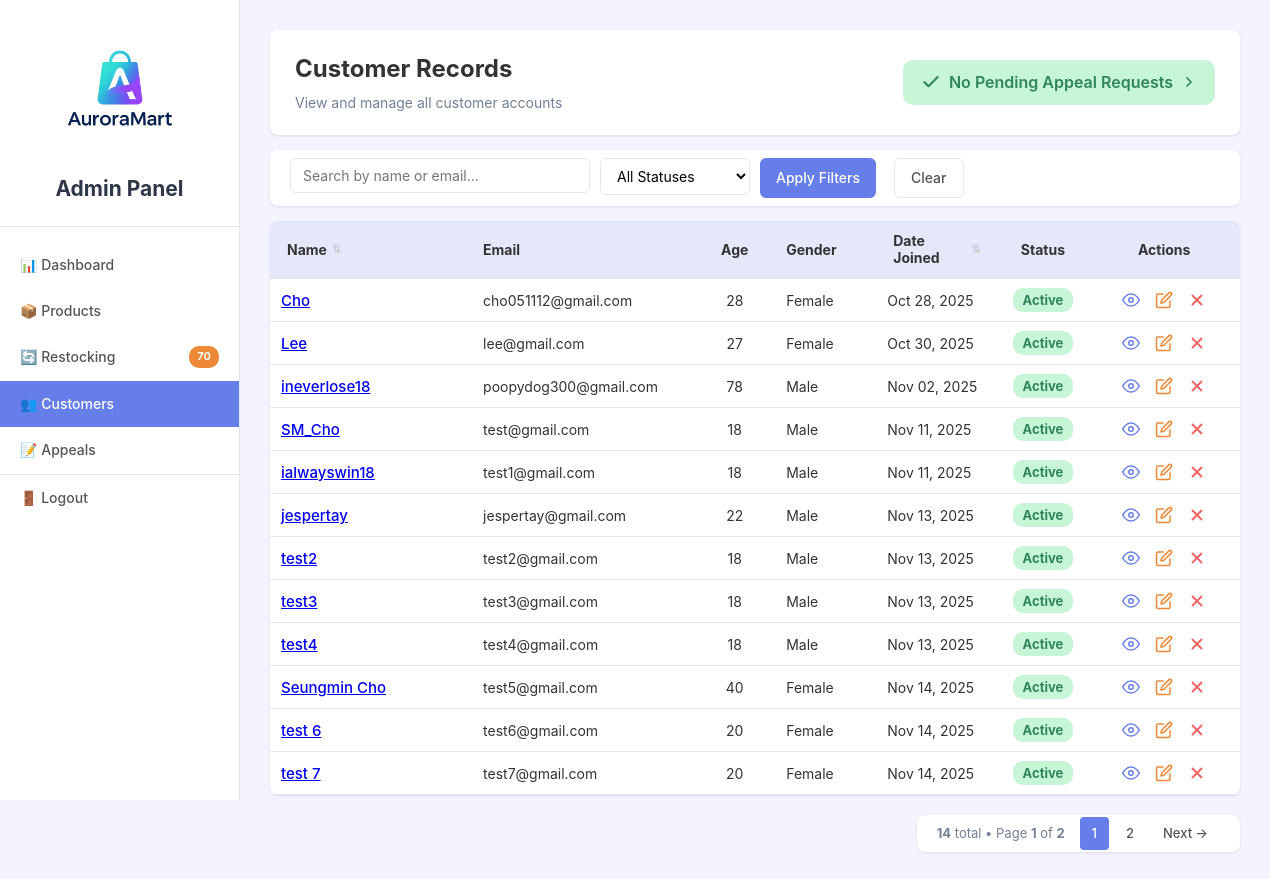
/adminpanel/customers/ (signed in), run on the app's committed database.
### storefront/models.py (models this page shows, shortened)
class Customer(models.Model):
    HOUSEHOLD_SIZE = (
        (1, "1"),
        (2, "2"),
        (3, "3"),
        (4, "4"),
        (5, "5"),
    )
    GENDER_CHOICES = (
        ("Male", "Male"),
        ("Female", "Female"),
    )
    EMPLOYMENT_STATUS = (
        ("Full-time", "Full-time"),
        ("Part-time", "Part-time"),
        ("Student", "Student"),
        ("Self-employed", "Self-employed"),
        ("Retired", "Retired"),
    )
    OCCUPATION_CHOICES = (
        ("Sales", "Sales"),
        ("Service", "Service"),
        ("Admin", "Admin"),
        ("Tech", "Tech"),
        ("Education", "Education"),
        ("Skilled Trades", "Skilled Trades"),
    )
    EDUCATION_CHOICES = (
        ("Diploma", "Diploma"),
        ("Bachelor", "Bachelor"),
        ("Secondary", "Secondary"),
        ("Master", "Master"),
        ("Doctorate", "Doctorate"),
    )
    user = models.OneToOneField(settings.AUTH_USER_MODEL, on_delete=models.CASCADE)
    phone = models.CharField(max_length=15)
    age = models.PositiveSmallIntegerField(
        validators=[MinValueValidator(18), MaxValueValidator(120)]
    )
    household_size = models.IntegerField(choices=HOUSEHOLD_SIZE)
    has_children = models.BooleanField(default=False)
    monthly_income = models.DecimalField(max_digits=10, decimal_places=2)
    gender = models.CharField(max_length=10, choices=GENDER_CHOICES)
    employment_status = models.CharField(max_length=15, choices=EMPLOYMENT_STATUS)
    occupation = models.CharField(max_length=100, choices=OCCUPATION_CHOICES)
    education = models.CharField(max_length=20, choices=EDUCATION_CHOICES)
    address = models.TextField()
    postal_code = models.CharField(max_length=10)
    city_state = models.CharField(max_length=10, blank=True)
    preferred_category = models.CharField(max_length=100, blank=True, null=True)

class User(AbstractUser):
    ROLE_CHOICES = (
        ("admin", "Admin"),
        ("customer", "Customer"),
    )
    role = models.CharField(max_length=10, choices=ROLE_CHOICES, default="customer")
    deactivation_reason = models.TextField(
        blank=True,
        null=True,
        help_text="Reason for account deactivation (shown to user)",
    )

### adminpanel/views.py (the view, shortened to what this page needs)
# urls.py: path("customers/", views.customers, name="customers"),
@login_required(login_url="/login")
@user_passes_test(is_admin_or_staff, login_url="/login")
def customers(request):
    customers = Customer.objects.all()
    query = request.GET.get("q")
    status_filter = request.GET.get("status_filter")
    sort = request.GET.get("sort")
    query_params = request.GET.copy()
    page = query_params.pop("page", [None])[0]
    query_string = query_params.urlencode()
    if status_filter:
        if status_filter == "active":
            customers = customers.filter(user__is_active=True)
        elif status_filter == "inactive":
            customers = customers.filter(user__is_active=False)
    sort_fields = [
        "user__first_name",
        "-user__first_name",
        "user__date_joined",
        "-user__date_joined",
    ]
    if sort in sort_fields:
        customers = customers.order_by(sort)
    paginator = Paginator(customers, 12)
    page_num = request.GET.get("page")
    page_obj = paginator.get_page(page_num)
    pending_appeals_count = Appeal.objects.filter(status="pending").count()
    context = {
        "page_obj": page_obj,
        "customers": page_obj.object_list,
        "query": query,
        "sort": sort,
        "query_string": query_string,
        "status_filter": status_filter,
        "pending_appeals_count": pending_appeals_count,
    }
    return render(request, "adminpanel/customers/customer_records.html", context)

### adminpanel/context_processors.py (called while the page is built)
def admin_context(request):
    context = {}
    if request.user.is_authenticated and (
        request.user.is_staff
        or request.user.is_superuser
        or getattr(request.user, "role", None) == "admin"
    ):
        context["pending_appeals_count"] = Appeal.objects.filter(
            status="pending"
        ).count()
        context["low_stock_count"] = Product.objects.filter(
            stock__lt=F("reorder_threshold")
        ).count()
    return context

### adminpanel/views.py (called while the page is built)
def is_admin_or_staff(user):
    return user.is_authenticated and (user.is_superuser or user.role == "admin")

### storefront/context_processors.py (called while the page is built)
def low_stock_count(request):
    count = Product.objects.filter(
        is_active=True, stock__lt=F("reorder_threshold")
    ).count()
    return {"low_stock_count": count}

def cart_meta(request):
    count = 0
    if request.user.is_authenticated:
        cart = Cart.objects.filter(customer__user=request.user).first()
        if cart:
            count = cart.count
    else:
        count = request.session.get("cart_count", 0)
    return {"cart_count": count}

### adminpanel/templates/adminpanel/customers/customer_records.html (shortened to what this page needs)
{% extends 'adminpanel/base/list_view.html' %}
{% block page_title %}Customer Records{% endblock %}
{% block page_subtitle %}
    <p class="admin-header-subtitle" style="margin: 0;">View and manage all customer accounts</p>
{% endblock %}
{% block header_actions %}
    {% if pending_appeals_count > 0 %}
        <a href="{% url 'appeals_list' %}" class="badge badge-warning" style="padding: 10px 18px; font-size: 16px; text-decoration: none; display: inline-flex; align-items: center; gap: 8px; font-weight: 600;">
            <svg width="20" height="20" viewBox="0 0 24 24" fill="none" stroke="currentColor" stroke-width="2">
                <circle cx="12" cy="12" r="10"></circle>
                <line x1="12" y1="8" x2="12" y2="12"></line>
                <line x1="12" y1="16" x2="12.01" y2="16"></line>
            </svg>
            {{ pending_appeals_count }} Request{{ pending_appeals_count|pluralize }} to Attend To
            <svg width="16" height="16" viewBox="0 0 24 24" fill="none" stroke="currentColor" stroke-width="2.5" stroke-linecap="round" stroke-linejoin="round">
                <polyline points="9 18 15 12 9 6"></polyline>
            </svg>
        </a>
    {% else %}
        <a href="{% url 'appeals_list' %}" class="badge badge-success" style="padding: 10px 18px; font-size: 16px; text-decoration: none; display: inline-flex; align-items: center; gap: 8px; font-weight: 600;">
            <svg width="20" height="20" viewBox="0 0 24 24" fill="none" stroke="currentColor" stroke-width="2.5" stroke-linecap="round" stroke-linejoin="round">
                <polyline points="20 6 9 17 4 12"></polyline>
            </svg>
            No Pending Appeal Requests
            <svg width="16" height="16" viewBox="0 0 24 24" fill="none" stroke="currentColor" stroke-width="2.5" stroke-linecap="round" stroke-linejoin="round">
                <polyline points="9 18 15 12 9 6"></polyline>
            </svg>
        </a>
    {% endif %}
{% endblock %}
{% block filter_fields %}
    <div class="form-group" style="margin: 0; min-width: 300px;">
        <input type="text"
               name="q"
               value="{{ query|default:'' }}"
               placeholder="Search by name or email..."
               class="form-input"
               style="font-size: 14px; padding: 8px 12px; width: 100%;">
    </div>
    <div class="form-group" style="margin: 0;">
        <select name="status_filter" class="form-select" style="font-size: 14px; padding: 8px 12px;">
            <option value="">All Statuses</option>
        </select>
    </div>
    <button type="submit" class="btn btn-primary" style="font-size: 14px; padding: 8px 16px;">Apply Filters</button>
    <a href="{% url 'customers' %}" class="btn btn-ghost" style="font-size: 14px; padding: 8px 16px;">Clear</a>
{% endblock %}
{% block table_headers %}
    <th style="width: 200px; font-size: 14px; padding: 9px 11px;">
        <a href="?{{ query_string }}&sort={% if sort == 'user__first_name' %}-user__first_name{% else %}user__first_name{% endif %}">
            Name
            {% if sort == 'user__first_name' %}
                <span style="color: var(--primary-color);">↑</span>
            {% elif sort == '-user__first_name' %}
                <span style="color: var(--primary-color);">↓</span>
            {% else %}
                <span style="color: #ccc; font-size: 11px;">⇅</span>
            {% endif %}
        </a>
    </th>
    <th style="width: 220px; font-size: 14px; padding: 9px 11px;">Email</th>
    <th style="width: 80px; text-align: center; font-size: 14px; padding: 9px 11px;">Age</th>
    <th style="width: 100px; font-size: 14px; padding: 9px 11px;">Gender</th>
    <th style="width: 120px; font-size: 14px; padding: 9px 11px;">
        <a href="?{{ query_string }}&sort={% if sort == 'user__date_joined' %}-user__date_joined{% else %}user__date_joined{% endif %}">
            Date Joined
            {% if sort == 'user__date_joined' %}
                <span style="color: var(--primary-color);">↑</span>
            {% elif sort == '-user__date_joined' %}
                <span style="color: var(--primary-color);">↓</span>
            {% else %}
                <span style="color: #ccc; font-size: 11px;">⇅</span>
            {% endif %}
        </a>
    </th>
    <th style="width: 90px; text-align: center; font-size: 14px; padding: 9px 11px;">Status</th>
    <th style="width: 150px; text-align: center; font-size: 14px; padding: 9px 11px;">Actions</th>
{% endblock %}
{% block table_rows %}
    {% for customer in customers %}
        <tr>
            <td style="padding: 9px 11px;">
                <a href="{% url 'customer_detail' customer.pk %}" style="font-weight: 500; font-size: 15px;">
                    {% if customer.user.first_name or customer.user.last_name %}
                        {{ customer.user.first_name }} {{ customer.user.last_name }}
                    {% else %}
                        {{ customer.user.username }}
                    {% endif %}
                </a>
            </td>
            <td style="padding: 9px 11px; font-size: 14px;">{{ customer.user.email|default:"—" }}</td>
            <td style="text-align: center; padding: 9px 11px; font-size: 14px;">{{ customer.age }}</td>
            <td style="padding: 9px 11px; font-size: 14px;">{{ customer.gender }}</td>
            <td style="padding: 9px 11px; font-size: 14px;">{{ customer.user.date_joined|date:"M d, Y" }}</td>
            <td style="text-align: center; padding: 9px 11px;">
                {% if customer.user.is_active %}
                    <span class="badge badge-success" style="font-size: 13px; padding: 4px 10px;">Active</span>
                {% else %}
                    <span class="badge badge-danger" style="font-size: 13px; padding: 4px 10px;">Inactive</span>
                {% endif %}
            </td>
            <td style="text-align: center; padding: 9px 11px;">
                <div style="display: flex; justify-content: center; gap: 15px;">
                    <a href="{% url 'customer_detail' customer.pk %}" title="View Details" style="color: var(--primary-color); text-decoration: none; font-size: 18px;">
                        <svg width="18" height="18" viewBox="0 0 24 24" fill="none" stroke="currentColor" stroke-width="2" stroke-linecap="round">
                            <path d="M1 12s4-8 11-8 11 8 11 8-4 8-11 8-11-8-11-8z"></path>
                            <circle cx="12" cy="12" r="3"></circle>
                        </svg>
                    </a>
                    <a href="{% url 'customer_detail' customer.pk %}?edit=true" title="Edit Customer" style="color: var(--warning-color); text-decoration: none; font-size: 18px;">
                        <svg width="18" height="18" viewBox="0 0 24 24" fill="none" stroke="currentColor" stroke-width="2" stroke-linecap="round" stroke-linejoin="round">
                            <path d="M11 4H4a2 2 0 0 0-2 2v14a2 2 0 0 0 2 2h14a2 2 0 0 0 2-2v-7"></path>
                            <path d="M18.5 2.5a2.121 2.121 0 0 1 3 3L12 15l-4 1 1-4 9.5-9.5z"></path>
                        </svg>
                    </a>
                    {% if customer.user.is_active %}
                        <a href="{% url 'customer_detail' customer.pk %}#deactivate-section" title="Deactivate Account" style="color: var(--danger-color); text-decoration: none; font-size: 18px;">
                            <svg width="18" height="18" viewBox="0 0 24 24" fill="none" stroke="currentColor" stroke-width="2.5" stroke-linecap="round">
                                <line x1="18" y1="6" x2="6" y2="18"></line>
                                <line x1="6" y1="6" x2="18" y2="18"></line>
                            </svg>
                        </a>
                    {% endif %}
                </div>
            </td>
        </tr>
    {% empty %}
        <tr>
            <td colspan="7" class="text-center text-muted" style="padding: 20px; font-size: 14px;">
                No customers found.
            </td>
        </tr>
    {% endfor %}
{% endblock %}

### adminpanel/static/adminpanel/css/admin.css (style rules this page uses)
:root { --primary-color: #667eea; --primary-dark: #5a67d8; --accent-color: #764ba2; --dark-gray: #2d3748; --medium-gray: #718096; --light-gray: #e2e8f0; --very-light-gray: #f3f4ff; --success-color: #48bb78; --success-bg: #c6f6d5; --warning-color: #ed8936; --warning-bg: #feebc8; --danger-color: #f56565; --danger-bg: #fed7d7; --info-color: #4299e1; --info-bg: #bee3f8; }
* { margin: 0; padding: 0; box-sizing: border-box; font-family: -apple-system, BlinkMacSystemFont, sans-serif; }
body { font-family: -apple-system, BlinkMacSystemFont, sans-serif; background-color: #f3f4ff; color: #333; line-height: 1.6; font-size: 14px; }
.admin-header-subtitle { font-size: 14px; color: var(--medium-gray); margin: 0; font-weight: 400; }
.btn { display: inline-block; padding: 8px 16px; border: none; border-radius: 6px; font-size: 14px; font-weight: 500; text-decoration: none; cursor: pointer; margin-right: 8px; }
.btn-primary { background-color: var(--primary-color); color: white; }
.btn-ghost { background-color: transparent; color: #555; border: 1px solid var(--light-gray); }
.form-group { margin-bottom: 15px; }
.form-input, .form-select, .form-textarea { width: 100%; padding: 9px 12px; border: 1px solid var(--light-gray); border-radius: 6px; font-size: 15px; transition: all 0.2s ease; background-color: white; }
input[type="text"], input[type="email"], input[type="number"], input[type="password"], input[type="url"], input[type="file"], select, textarea { width: 100%; padding: 9px 12px; border: 1px solid var(--light-gray); border-radius: 6px; font-size: 15px; transition: all 0.2s ease; background-color: white; font-family: -apple-system, BlinkMacSystemFont, sans-serif; }
.filters-form .form-group { margin-bottom: 0; min-width: 150px; }
.table th { padding: 12px 20px; text-align: left; font-weight: bold; color: #333; border-bottom: 2px solid var(--light-gray); }
.table th a { color: #333; text-decoration: none; cursor: pointer; display: inline-flex; align-items: center; gap: 5px; padding: 2px 6px; border-radius: 4px; transition: all 0.2s ease; }
.table td { padding: 12px 20px; border-bottom: 1px solid var(--light-gray); }
.badge { display: inline-block; padding: 4px 10px; border-radius: 10px; font-size: 12px; font-weight: bold; }
.badge-success { background-color: var(--success-bg); color: #2f855a; }

### data on the page
Customer: user.username "Cho", user.email "cho051112@gmail.com", age "28", gender "Female", user.date_joined "Oct 28, 2025", shows "Active"
Customer: user.username "Lee", user.email "lee@gmail.com", age "27", gender "Female", user.date_joined "Oct 30, 2025", shows "Active"
Customer: user.username "ineverlose18", user.email "poopydog300@gmail.com", age "78", gender "Male", user.date_joined "Nov 02, 2025", shows "Active"
Customer: user.username "SM_Cho", user.email "test@gmail.com", age "18", gender "Male", user.date_joined "Nov 11, 2025", shows "Active"
Customer: user.username "ialwayswin18", user.email "test1@gmail.com", age "18", gender "Male", user.date_joined "Nov 11, 2025", shows "Active"
Customer: user.username "jespertay", user.email "jespertay@gmail.com", age "22", gender "Male", user.date_joined "Nov 13, 2025", shows "Active"
Customer: user.username "test2", user.email "test2@gmail.com", age "18", gender "Male", user.date_joined "Nov 13, 2025", shows "Active"
Customer: user.username "test3", user.email "test3@gmail.com", age "18", gender "Male", user.date_joined "Nov 13, 2025", shows "Active"
Customer: user.username "test4", user.email "test4@gmail.com", age "18", gender "Male", user.date_joined "Nov 13, 2025", shows "Active"
Customer: user.first_name "Seungmin", user.last_name "Cho", user.email "test5@gmail.com", age "40", gender "Female", user.date_joined "Nov 14, 2025", shows "Active"
Customer: user.first_name "test", user.last_name "6", user.email "test6@gmail.com", age "20", gender "Female", user.date_joined "Nov 14, 2025", shows "Active"
Customer: user.first_name "test", user.last_name "7", user.email "test7@gmail.com", age "20", gender "Female", user.date_joined "Nov 14, 2025", shows "Active"

### other printed values
{{ low_stock_count }} "70"
{{ page_obj.paginator.count }} "14"
{{ page_obj.number }} "1"
{{ page_obj.paginator.num_pages }} "2"
{{ num }} "1"
{{ num }} "2"
